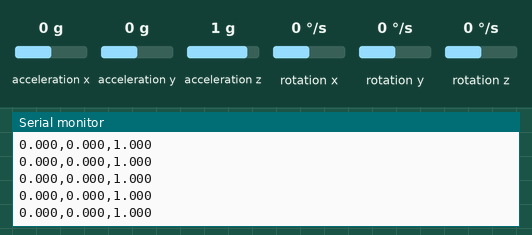
Simulated run of this sketch. Board: Arduino Uno, built with avr-gcc and run on an emulated ATmega328P. Shown: the last lines printed to the serial monitor. Inputs (shaded band) come from the test bench; at power-on: acceleration x 0 g, acceleration y 0 g, acceleration z 1 g, rotation x 0 °/s, rotation y 0 °/s, rotation z 0 °/s.

Above: at 1.2 s.
1.3 s: acceleration x set to -1.4 g
At 1.9 s:
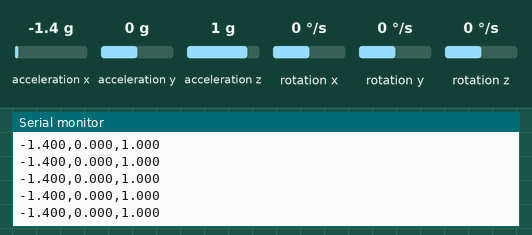
4.3 s: acceleration y set to -1.4 g
At 4.9 s:
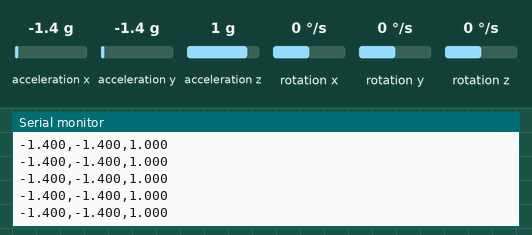
5.8 s: acceleration z set to -1.4 g
At 6.6 s:
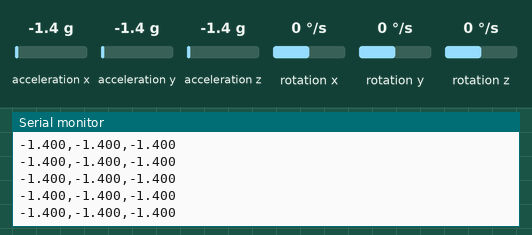

The sketch:

steps.ino
```cpp
#include <SparkFun_MMA8452Q.h> // Includes the SFE_MMA8452Q library

MMA8452Q accel;

void setup() {
  Serial.begin(9600);
  accel.init();
}


void loop() {
  if (accel.available()) {
    accel.read();
    printCalculatedAccels();
  }

}

void printCalculatedAccels()
{
  Serial.print(accel.cx, 3);
  Serial.print(",");
  Serial.print(accel.cy, 3);
  Serial.print(",");
  Serial.print(accel.cz, 3);
  Serial.println();
}
//
//void printOrientation() {
//  byte pl = accel.readPL();
//  switch (pl)
//  {
//  case PORTRAIT_U:
//    Serial.print("Portrait Up");
//    break;
//  case PORTRAIT_D:
//    Serial.print("Portrait Down");
//    break;
//  case LANDSCAPE_R:
//    Serial.print("Landscape Right");
//    break;
//  case LANDSCAPE_L:
//    Serial.print("Landscape Left");
//    break;
//  case LOCKOUT:
//    Serial.print("Flat");
//    break;
//  }
//}
```

Measured:
- after the input at 1.3 s, the serial monitor: prints a new line after 0.09 s (image 1)
- after the input at 4.3 s, the serial monitor: prints a new line after 0.08 s (image 2)
- after the input at 5.8 s, the serial monitor: prints a new line after 0.09 s (image 3)
